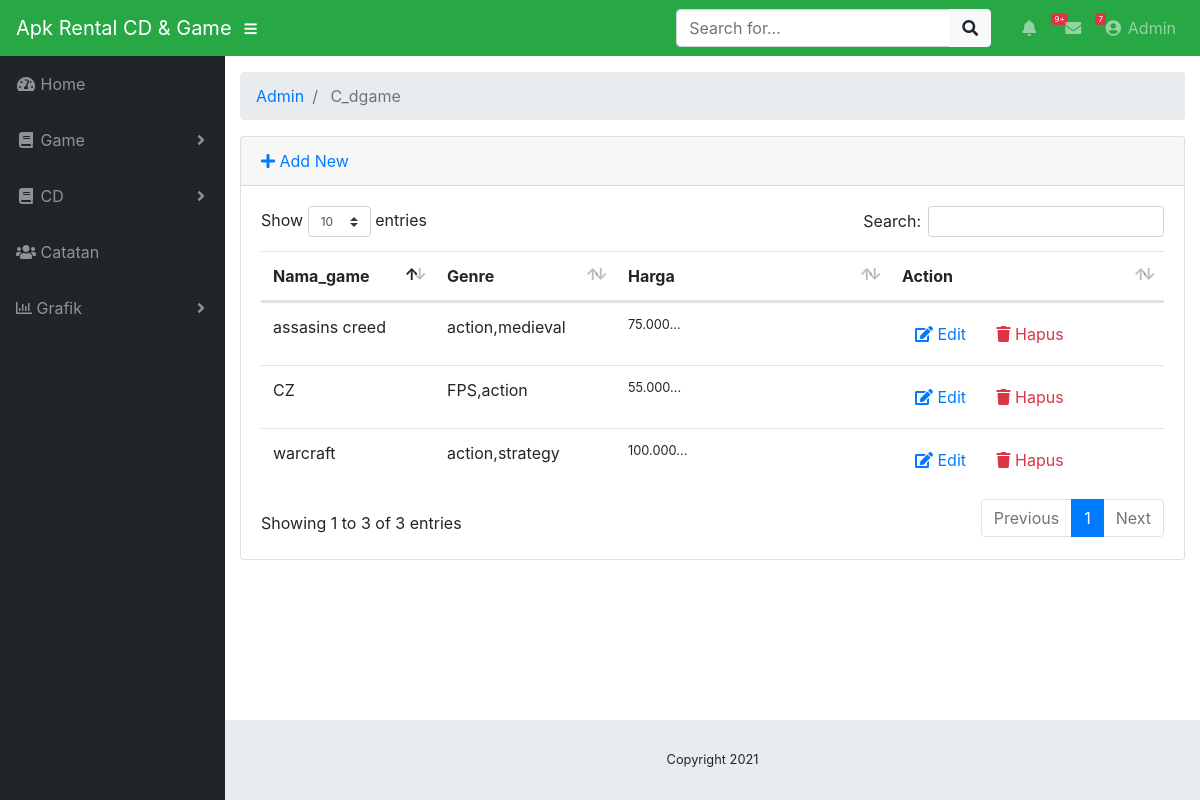
The app's page /pegawai/index.php/admin/c_dgame with its own data.
### tables this page shows
CREATE TABLE `dgame` (
  `id_game` int(64) NOT NULL,
  `nama_game` varchar(255) NOT NULL,
  `genre` varchar(255) NOT NULL,
  `harga` varchar(255) NOT NULL
);

### pegawai/application/controllers/admin/C_dgame.php (called while the page is built, shortened)
<?php defined('BASEPATH') or exit('NO direct script acces allowed');
class C_dgame extends CI_Controller
{
    public function __construct()
    {
        $this->load->model("M_dgame");
        $this->load->library('form_validation');
    }
    public function index()
    {
        $data["dgame"] = $this->M_dgame->getAll();
        $this->load->view("admin/dgame/list", $data);
    }
}

### pegawai/index.php (called while the page is built, shortened)
<?php
require_once BASEPATH.'core/CodeIgniter.php';

### pegawai/application/models/M_Dgame.php (called while the page is built, shortened)
<?php defined('BASEPATH') OR exit('No direct script access allowed');
class M_Dgame extends CI_Model{
    private $_table = 'dgame';
    public function getAll(){
        return $this->db->get($this->_table)->result();
    }
}

### pegawai/application/views/admin/dgame/list.php (the view, shortened to what this page needs)
<!DOCTYPE html>
<html lang="en">
<head>
</head>
<body id="page-top">
	<div id="wrapper">
		<div id="content-wrapper">
			<div class="container-fluid">
				<div class="card mb-3">
					<div class="card-header">
						<a href="<?php echo site_url('admin/C_dgame/tambah') ?>"><i class="fas fa-plus"></i> Add New</a>
					</div>
					<div class="card-body">
						<div class="table-responsive">
							<table class="table table-hover" id="dataTable" width="100%" cellspacing="0">
								<thead>
									<tr>
										<th>Nama_game</th>
										<th>Genre</th>
										<th>Harga</th>
										<th>Action</th>
									</tr>
								</thead>
								<tbody>
									<?php foreach ($dgame as $dgame): ?>
									<tr>
										<td width="150">
											<?php echo $dgame->nama_game ?>
										</td>
										<td>
											<?php echo $dgame->genre ?>
										</td>
										<td class="small" width="250">
											<?php echo substr($dgame->harga, 0, 120) ?>...
										</td>
										<td width="250">
											<a href="<?php echo site_url('admin/C_dgame/edit/'.$dgame->id_game) ?>"
											 class="btn btn-small"><i class="fas fa-edit"></i> Edit</a>
											<a onclick="deleteConfirm('<?php echo site_url('admin/C_dgame/hapus/'.$dgame->id_game) ?>')"
											 href="#!" class="btn btn-small text-danger"><i class="fas fa-trash"></i> Hapus</a>
										</td>
									</tr>
									<?php endforeach; ?>
								</tbody>
							</table>
						</div>
					</div>
				</div>
			</div>
		</div>
	</div>
</body>
</html>

### pegawai/css/sb-admin.css (style rules this page uses)
html { position: relative; min-height: 100%; }
body { height: 100%; }
#wrapper { display: -webkit-box; display: -ms-flexbox; display: flex; }
#wrapper #content-wrapper { overflow-x: hidden; width: 100%; padding-top: 1rem; padding-bottom: 80px; }
:root { --input-padding-x: 0.75rem; --input-padding-y: 0.75rem; }

### records on screen
dgame: nama_game "warcraft", genre "action,strategy", harga "100.000"
dgame: nama_game "assasins creed", genre "action,medieval", harga "75.000"
dgame: nama_game "CZ", genre "FPS,action", harga "55.000"

### other values on screen
$segment "Admin"
$segment "C_dgame"
Date('Y') "2021"
